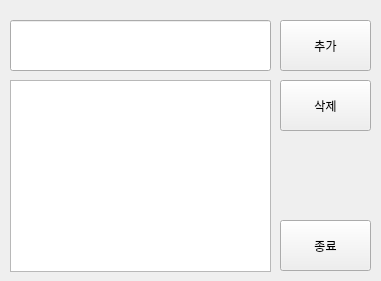
<?xml version="1.0" encoding="UTF-8"?>
<ui version="4.0">
 <class>category_add</class>
 <widget class="QWidget" name="category_add">
  <property name="geometry">
   <rect>
    <x>0</x>
    <y>0</y>
    <width>381</width>
    <height>281</height>
   </rect>
  </property>
  <property name="windowTitle">
   <string>category_add</string>
  </property>
  <widget class="QPushButton" name="category_add_add_button">
   <property name="geometry">
    <rect>
     <x>280</x>
     <y>20</y>
     <width>91</width>
     <height>51</height>
    </rect>
   </property>
   <property name="text">
    <string>추가</string>
   </property>
  </widget>
  <widget class="QListView" name="category_add_list_view">
   <property name="geometry">
    <rect>
     <x>10</x>
     <y>80</y>
     <width>261</width>
     <height>192</height>
    </rect>
   </property>
   <property name="editTriggers">
    <set>QAbstractItemView::NoEditTriggers</set>
   </property>
  </widget>
  <widget class="QPushButton" name="category_add_delete_button">
   <property name="geometry">
    <rect>
     <x>280</x>
     <y>80</y>
     <width>91</width>
     <height>51</height>
    </rect>
   </property>
   <property name="text">
    <string>삭제</string>
   </property>
  </widget>
  <widget class="QLineEdit" name="category_add_text_box">
   <property name="geometry">
    <rect>
     <x>10</x>
     <y>20</y>
     <width>261</width>
     <height>51</height>
    </rect>
   </property>
  </widget>
  <widget class="QPushButton" name="category_add_exit_button">
   <property name="geometry">
    <rect>
     <x>280</x>
     <y>220</y>
     <width>91</width>
     <height>51</height>
    </rect>
   </property>
   <property name="text">
    <string>종료</string>
   </property>
  </widget>
 </widget>
 <resources/>
 <connections>
  <connection>
   <sender>category_add_add_button</sender>
   <signal>clicked()</signal>
   <receiver>category_add</receiver>
   <slot>on_clicked_add()</slot>
   <hints>
    <hint type="sourcelabel">
     <x>322</x>
     <y>40</y>
    </hint>
    <hint type="destinationlabel">
     <x>226</x>
     <y>5</y>
    </hint>
   </hints>
  </connection>
  <connection>
   <sender>category_add_delete_button</sender>
   <signal>clicked()</signal>
   <receiver>category_add</receiver>
   <slot>on_clicked_delete()</slot>
   <hints>
    <hint type="sourcelabel">
     <x>327</x>
     <y>106</y>
    </hint>
    <hint type="destinationlabel">
     <x>154</x>
     <y>78</y>
    </hint>
   </hints>
  </connection>
  <connection>
   <sender>category_add_exit_button</sender>
   <signal>clicked()</signal>
   <receiver>category_add</receiver>
   <slot>on_clicked_quit()</slot>
   <hints>
    <hint type="sourcelabel">
     <x>342</x>
     <y>236</y>
    </hint>
    <hint type="destinationlabel">
     <x>141</x>
     <y>277</y>
    </hint>
   </hints>
  </connection>
  <connection>
   <sender>category_add_list_view</sender>
   <signal>clicked(QModelIndex)</signal>
   <receiver>category_add</receiver>
   <slot>on_clicked_list_view_index()</slot>
   <hints>
    <hint type="sourcelabel">
     <x>226</x>
     <y>169</y>
    </hint>
    <hint type="destinationlabel">
     <x>302</x>
     <y>175</y>
    </hint>
   </hints>
  </connection>
 </connections>
 <slots>
  <slot>on_clicked_add()</slot>
  <slot>on_clicked_delete()</slot>
  <slot>on_clicked_quit()</slot>
  <slot>on_clicked_list_view_index()</slot>
 </slots>
</ui>
